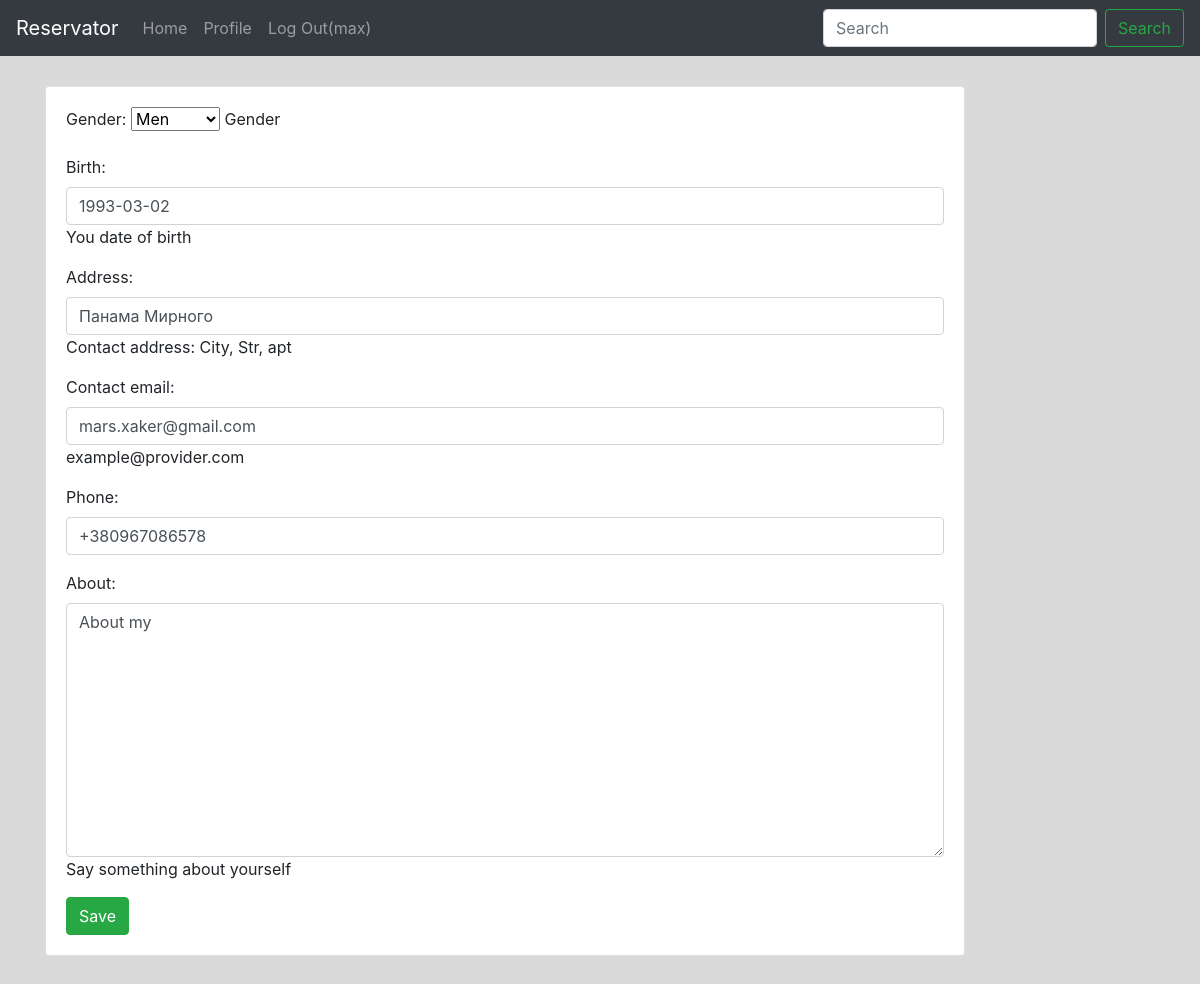
Page /account/profile/edit (signed in) on the committed database.
### account/models.py (models this page shows, shortened)
class ClientProfile(models.Model):
    user = models.OneToOneField(User, unique=True, verbose_name=_('User'))
    sex = models.CharField(choices=SEX, max_length=50, help_text=_(u"Gender"), verbose_name=_(u'Gender'))
    birth = models.DateField(blank=True,
                             help_text=_('You date of birth'), null=True)
    address = models.CharField(max_length=255, help_text=_(u'Contact address: City, Str, apt'),
                               verbose_name=_(u'Address'))
    contact_email = models.EmailField(help_text='example@provider.com', blank=True)
    phone = PhoneNumberField(blank=True, verbose_name=_('Phone'))
    about = models.TextField(help_text=_('Say something about yourself'), blank=True)
    class Meta:
        db_table = "ClientProfile"
        verbose_name = _('Profile')
        verbose_name_plural = _('Profiles')
        unique_together = ('user', 'address', 'contact_email',)

### account/views.py (the view)
def edit(request):
    profile = ClientProfile.objects.get(user=request.user)
    if request.POST:
        form = ProfileForm(request.POST or None)
        if form.is_valid():
            edit_data = form.cleaned_data
            ClientProfile.objects.filter(user=request.user).update(**edit_data)
            return HttpResponseRedirect(reverse("account:profile"))
    else:
        form = ProfileForm(instance=profile)
    template_data = {'form': form, 'profile': profile}
    template_name = 'account/edit.html'
    return render(request, template_name, template_data)

### account/forms.py
class ProfileForm(forms.ModelForm):
    class Meta:
        model = ClientProfile
        exclude = ('user',)

### account/templates/account/edit.html (shortened to what this page needs)
{% extends 'base_index.html' %}
{% load i18n %}
{% block content %}
<div class="container">
  <div class="row">
    <div class="col-md-10">
      <div class="card">
        <div class='card-body'>
          <form class="form-horizontal" action="{% url 'account:edit' %}" method="post">
            {{ form.as_p }}
            <button class="btn btn-success" type="submit">{% trans 'Save' %}</button>
          </form>
        </div>
      </div>
    </div>
  </div>
</div>
{% endblock %}

### templates/snippets/header.html (shortened to what this page needs)
{% url 'enterprise:list' as home %}
<nav class="navbar navbar-expand-lg navbar-dark bg-dark">
  <a class="navbar-brand" href="/">Reservator</a>
  <div class="collapse navbar-collapse" id="navbarText">
    <ul class="navbar-nav mr-auto">
      <li class="nav-item {% if request.path == '/' %}active{% endif %}">
        <a class="nav-link" href="{{ home }}">Home <span class="sr-only">(current)</span></a>
      </li>
			{% if request.user.is_authenticated %}
	      <li class="nav-item {% if request.path == '/account/profile/' %}active{% endif %}">
	        <a class="nav-link" href="{% url 'account:profile' %}">Profile</a>
	      </li>
	      <li class="nav-item">
	        <a class="nav-link" href="{% url 'account:logout' %}">Log Out({{ request.user.username }})</a>
	      </li>
			{% endif %}
    </ul>
		<form class="form-inline my-2 my-lg-0" action="." method="GET">
      <input class="form-control mr-sm-2" type="search" placeholder="Search" aria-label="Search" value="{{ request.GET.q }}" name="q">
      <button class="btn btn-outline-success my-2 my-sm-0" type="submit">Search</button>
    </form>
  </div>
</nav>

### static/css/style.css (style rules this page uses)
body { background-color: #dadada; }
.card { margin-top: 30px; margin-bottom: 30px; }

### rows in the picture
ClientProfile: sex "Men", birth "1993-03-02", address "Панама Мирного", contact_email "mars.xaker@gmail.com", phone "+380967086578", about "About my"

### other values in the picture
{{ request.user.username }} "max"
